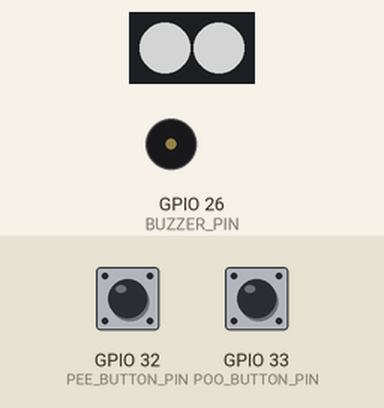
A sketch run on a simulated ESP32. Parts: 2 RGB LEDs in strip order, left to right, buzzer (waves = sounding, pin HIGH). The inputs (shaded band) are chosen by the test bench; at power-on: GPIO 32 (PEE_BUTTON_PIN) HIGH, GPIO 33 (POO_BUTTON_PIN) HIGH. Dim RGB values are drawn brighter than linear; WiFi joins after 1.5 s; servers stay silent unless stated; uploads are accepted with an empty reply; EEPROM starts erased; what the sketch prints to the serial monitor is not drawn.

Above: at 3.5 s.
3.6 s: GPIO 32 (PEE_BUTTON_PIN) pulled LOW for 0.15 s
At 5.0 s:
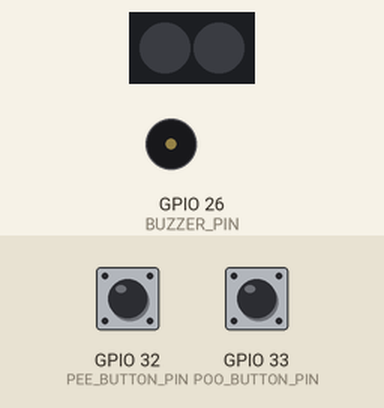
6.6 s: GPIO 33 (POO_BUTTON_PIN) pulled LOW for 0.15 s
At 7.1 s:
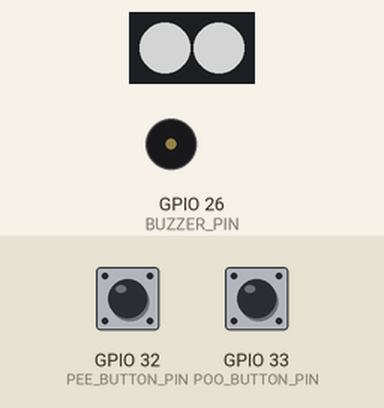
Timing chart, 0 to 15.6 s (numbered marks = the images above; inputs shaded):
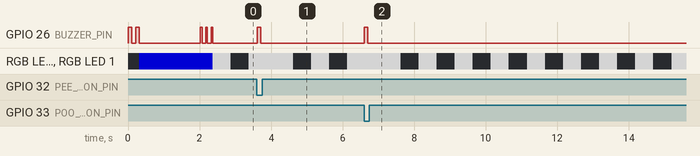

Measured:
- after the input at 3.6 s, GPIO 26 (BUZZER_PIN): LOW → HIGH at once, → LOW 0.10 s later
- after the input at 6.6 s, GPIO 26 (BUZZER_PIN): LOW → HIGH at once, → LOW 0.10 s later

The sketch:

puppy_tracker_esp32.ino
```cpp
/*
 * Puppy Bathroom Tracker - ESP32 Firmware
 *
 * Hardware:
 * - ESP32-WROOM-32
 * - 2x WS2812B NeoPixel LEDs (Pee and Poo indicators)
 * - 2x Push buttons (Pee and Poo event logging)
 * - 1x Active buzzer (Alarm notification)
 *
 * Features:
 * - WiFiManager for easy WiFi and server configuration
 * - Polls server every 60 seconds for status updates
 * - Button press triggers immediate status update with beep feedback
 * - Alarm chirps buzzer every 3 seconds
 * - Error states shown with white LED flash patterns
 *
 * Libraries Required:
 * - WiFiManager by tzapu (https://github.com/tzapu/WiFiManager)
 * - Adafruit NeoPixel
 * - ArduinoJson (for parsing API responses)
 * - HTTPClient (built-in)
 *
 * GPIO Pin Assignments (customize as needed):
 * - GPIO 25: NeoPixel Data (both LEDs on same data line)
 * - GPIO 32: Pee Button (pull-up with internal resistor)
 * - GPIO 33: Poo Button (pull-up with internal resistor)
 * - GPIO 26: Buzzer
 */

#include <WiFi.h>
#include <WiFiManager.h>
#include <HTTPClient.h>
#include <ArduinoJson.h>
#include <Adafruit_NeoPixel.h>
#include <Preferences.h>

// ===== CONFIGURATION =====
// GPIO Pin Definitions
#define NEOPIXEL_PIN 25      // Data pin for NeoPixels
#define PEE_BUTTON_PIN 32    // Pee button (active LOW)
#define POO_BUTTON_PIN 33    // Poo button (active LOW)
#define BUZZER_PIN 26        // Active buzzer

// NeoPixel Configuration
#define NUM_PIXELS 2         // Number of NeoPixels (0=Pee, 1=Poo)
#define PEE_LED_INDEX 0      // Index of pee LED
#define POO_LED_INDEX 1      // Index of poo LED

// Timing Configuration
#define POLL_INTERVAL 60000      // Poll server every 60 seconds
#define BUTTON_DEBOUNCE 200      // Button debounce time (ms)
#define BUZZER_BEEP_DURATION 100 // Short beep duration (ms)
#define ALARM_CHIRP_INTERVAL 3000 // Chirp every 3 seconds during alarm

// WiFiManager Configuration
#define CONFIG_PORTAL_TIMEOUT 180 // 3 minutes

// ===== GLOBAL OBJECTS =====
Adafruit_NeoPixel pixels(NUM_PIXELS, NEOPIXEL_PIN, NEO_GRB + NEO_KHZ800);
WiFiManager wifiManager;
Preferences preferences;
HTTPClient http;

// ===== GLOBAL VARIABLES =====
// Server Configuration
String serverIP = "192.168.1.100";  // Default, will be configurable
int serverPort = 8000;              // Default port

// LED Status
struct LEDStatus {
  uint8_t r, g, b;
  bool alarm;
};
LEDStatus peeStatus = {0, 255, 0, false};  // Start green
LEDStatus pooStatus = {0, 255, 0, false};  // Start green

// Button State
unsigned long lastPeePress = 0;
unsigned long lastPooPress = 0;
bool peeButtonPressed = false;
bool pooButtonPressed = false;

// Timing
unsigned long lastPollTime = 0;
unsigned long lastAlarmChirp = 0;

// Error State
enum ErrorState {
  NO_ERROR,
  WIFI_ERROR,
  SERVER_ERROR,
  JSON_ERROR
};
ErrorState currentError = NO_ERROR;
unsigned long errorFlashTimer = 0;
bool errorFlashState = false;

// ===== FUNCTION DECLARATIONS =====
void setupWiFiManager();
void saveConfigCallback();
void checkButtons();
void logEvent(const char* eventType);
void updateStatus();
void handleAlarms();
void handleErrors();
void setLED(int index, uint8_t r, uint8_t g, uint8_t b);
void beep(int duration);
void chirp();
String getServerURL(const char* endpoint);

// ===== SETUP =====
void setup() {
  Serial.begin(115200);
  Serial.println("\n\n=================================");
  Serial.println("Puppy Bathroom Tracker - ESP32");
  Serial.println("=================================\n");

  // Initialize preferences storage
  preferences.begin("puppy-tracker", false);
  serverIP = preferences.getString("serverIP", "192.168.1.100");
  serverPort = preferences.getInt("serverPort", 8000);

  // Initialize NeoPixels
  pixels.begin();
  pixels.setBrightness(128); // 50% brightness
  pixels.clear();
  pixels.show();
  Serial.println("✓ NeoPixels initialized");

  // Initialize buttons with internal pull-up resistors
  pinMode(PEE_BUTTON_PIN, INPUT_PULLUP);
  pinMode(POO_BUTTON_PIN, INPUT_PULLUP);
  Serial.println("✓ Buttons initialized");

  // Initialize buzzer
  pinMode(BUZZER_PIN, OUTPUT);
  digitalWrite(BUZZER_PIN, LOW);
  Serial.println("✓ Buzzer initialized");

  // Startup beep sequence
  beep(100);
  delay(100);
  beep(100);

  // Show startup pattern (blue)
  setLED(PEE_LED_INDEX, 0, 0, 255);
  setLED(POO_LED_INDEX, 0, 0, 255);
  pixels.show();

  // Setup WiFi with WiFiManager
  setupWiFiManager();

  // Initial status update
  Serial.println("\nFetching initial status...");
  updateStatus();

  Serial.println("\n✓ Setup complete! Device is ready.\n");
  beep(50);
  delay(100);
  beep(50);
  delay(100);
  beep(50);
}

// ===== MAIN LOOP =====
void loop() {
  unsigned long currentTime = millis();

  // Check for WiFi connection
  if (WiFi.status() != WL_CONNECTED) {
    currentError = WIFI_ERROR;
    handleErrors();
    delay(5000);
    ESP.restart(); // Restart to trigger WiFiManager
    return;
  }

  // Handle error display
  if (currentError != NO_ERROR) {
    handleErrors();
  }

  // Check buttons
  checkButtons();

  // Poll server for status updates
  if (currentTime - lastPollTime >= POLL_INTERVAL) {
    lastPollTime = currentTime;
    updateStatus();
  }

  // Handle alarm chirping
  handleAlarms();

  delay(10); // Small delay to prevent watchdog issues
}

// ===== WIFI MANAGER SETUP =====
void setupWiFiManager() {
  Serial.println("Starting WiFiManager...");

  // Set callback for when config is saved
  wifiManager.setSaveConfigCallback(saveConfigCallback);

  // Custom parameters for server configuration
  WiFiManagerParameter custom_server_ip("server_ip", "Server IP", serverIP.c_str(), 40);
  WiFiManagerParameter custom_server_port("server_port", "Server Port", String(serverPort).c_str(), 6);

  wifiManager.addParameter(&custom_server_ip);
  wifiManager.addParameter(&custom_server_port);

  // Set timeout for config portal
  wifiManager.setConfigPortalTimeout(CONFIG_PORTAL_TIMEOUT);

  // Try to connect to saved WiFi or start config portal
  if (!wifiManager.autoConnect("PuppyTracker-Setup")) {
    Serial.println("Failed to connect and hit timeout");
    delay(3000);
    ESP.restart();
  }

  // Save custom parameters
  serverIP = custom_server_ip.getValue();
  serverPort = String(custom_server_port.getValue()).toInt();

  // Store in preferences
  preferences.putString("serverIP", serverIP);
  preferences.putInt("serverPort", serverPort);

  Serial.println("✓ WiFi connected!");
  Serial.print("  IP address: ");
  Serial.println(WiFi.localIP());
  Serial.print("  Server: http://");
  Serial.print(serverIP);
  Serial.print(":");
  Serial.println(serverPort);
}

void saveConfigCallback() {
  Serial.println("Config saved!");
}

// ===== BUTTON HANDLING =====
void checkButtons() {
  unsigned long currentTime = millis();

  // Check Pee button (active LOW)
  if (digitalRead(PEE_BUTTON_PIN) == LOW && !peeButtonPressed) {
    if (currentTime - lastPeePress > BUTTON_DEBOUNCE) {
      peeButtonPressed = true;
      lastPeePress = currentTime;

      Serial.println("🔵 Pee button pressed!");
      beep(BUZZER_BEEP_DURATION);

      // Log event to server
      logEvent("pee");

      // Immediate status update
      delay(500); // Give server time to process
      updateStatus();
    }
  } else if (digitalRead(PEE_BUTTON_PIN) == HIGH) {
    peeButtonPressed = false;
  }

  // Check Poo button (active LOW)
  if (digitalRead(POO_BUTTON_PIN) == LOW && !pooButtonPressed) {
    if (currentTime - lastPooPress > BUTTON_DEBOUNCE) {
      pooButtonPressed = true;
      lastPooPress = currentTime;

      Serial.println("🟤 Poo button pressed!");
      beep(BUZZER_BEEP_DURATION);

      // Log event to server
      logEvent("poo");

      // Immediate status update
      delay(500); // Give server time to process
      updateStatus();
    }
  } else if (digitalRead(POO_BUTTON_PIN) == HIGH) {
    pooButtonPressed = false;
  }
}

// ===== API FUNCTIONS =====
void logEvent(const char* eventType) {
  if (WiFi.status() != WL_CONNECTED) {
    currentError = WIFI_ERROR;
    return;
  }

  String url = getServerURL("/api/v1/events");

  http.begin(url);
  http.addHeader("Content-Type", "application/json");

  // Create JSON payload
  StaticJsonDocument<200> doc;
  doc["event_type"] = eventType;

  String jsonPayload;
  serializeJson(doc, jsonPayload);

  Serial.print("Logging event: ");
  Serial.println(eventType);

  int httpResponseCode = http.POST(jsonPayload);

  if (httpResponseCode > 0) {
    String response = http.getString();
    Serial.print("  Server response: ");
    Serial.println(response);
    currentError = NO_ERROR;
  } else {
    Serial.print("  Error: ");
    Serial.println(httpResponseCode);
    currentError = SERVER_ERROR;
  }

  http.end();
}

void updateStatus() {
  if (WiFi.status() != WL_CONNECTED) {
    currentError = WIFI_ERROR;
    return;
  }

  String url = getServerURL("/api/v1/status");

  http.begin(url);
  int httpResponseCode = http.GET();

  if (httpResponseCode > 0) {
    String payload = http.getString();

    // Parse JSON response
    StaticJsonDocument<512> doc;
    DeserializationError error = deserializeJson(doc, payload);

    if (error) {
      Serial.print("JSON parse error: ");
      Serial.println(error.c_str());
      currentError = JSON_ERROR;
      http.end();
      return;
    }

    // Extract pee status
    peeStatus.r = doc["pee"]["r"];
    peeStatus.g = doc["pee"]["g"];
    peeStatus.b = doc["pee"]["b"];
    peeStatus.alarm = doc["pee_alarm"];

    // Extract poo status
    pooStatus.r = doc["poo"]["r"];
    pooStatus.g = doc["poo"]["g"];
    pooStatus.b = doc["poo"]["b"];
    pooStatus.alarm = doc["poo_alarm"];

    // Update LEDs
    setLED(PEE_LED_INDEX, peeStatus.r, peeStatus.g, peeStatus.b);
    setLED(POO_LED_INDEX, pooStatus.r, pooStatus.g, pooStatus.b);
    pixels.show();

    // Debug output
    float peeTime = doc["pee_time_since"];
    float pooTime = doc["poo_time_since"];
    float peePct = doc["pee_percentage"];
    float pooPct = doc["poo_percentage"];

    Serial.println("\n--- Status Update ---");
    Serial.printf("Pee: RGB(%d,%d,%d) | %.1fh (%.0f%%) | Alarm: %s\n",
                  peeStatus.r, peeStatus.g, peeStatus.b,
                  peeTime, peePct,
                  peeStatus.alarm ? "YES" : "no");
    Serial.printf("Poo: RGB(%d,%d,%d) | %.1fh (%.0f%%) | Alarm: %s\n",
                  pooStatus.r, pooStatus.g, pooStatus.b,
                  pooTime, pooPct,
                  pooStatus.alarm ? "YES" : "no");
    Serial.println("---------------------\n");

    currentError = NO_ERROR;
  } else {
    Serial.print("Status fetch error: ");
    Serial.println(httpResponseCode);
    currentError = SERVER_ERROR;
  }

  http.end();
}

// ===== ALARM HANDLING =====
void handleAlarms() {
  unsigned long currentTime = millis();

  // Check if any alarm is active
  if (peeStatus.alarm || pooStatus.alarm) {
    // Chirp buzzer every 3 seconds
    if (currentTime - lastAlarmChirp >= ALARM_CHIRP_INTERVAL) {
      lastAlarmChirp = currentTime;
      chirp();
    }
  }
}

// ===== ERROR HANDLING =====
void handleErrors() {
  unsigned long currentTime = millis();

  // Flash white every 500ms to indicate error
  if (currentTime - errorFlashTimer >= 500) {
    errorFlashTimer = currentTime;
    errorFlashState = !errorFlashState;

    if (errorFlashState) {
      setLED(PEE_LED_INDEX, 255, 255, 255);
      setLED(POO_LED_INDEX, 255, 255, 255);
    } else {
      setLED(PEE_LED_INDEX, 0, 0, 0);
      setLED(POO_LED_INDEX, 0, 0, 0);
    }
    pixels.show();
  }

  // Print error message periodically
  static unsigned long lastErrorPrint = 0;
  if (currentTime - lastErrorPrint >= 5000) {
    lastErrorPrint = currentTime;
    Serial.print("ERROR: ");
    switch (currentError) {
      case WIFI_ERROR:
        Serial.println("WiFi disconnected");
        break;
      case SERVER_ERROR:
        Serial.println("Cannot reach server");
        break;
      case JSON_ERROR:
        Serial.println("Invalid server response");
        break;
      default:
        break;
    }
  }
}

// ===== HELPER FUNCTIONS =====
void setLED(int index, uint8_t r, uint8_t g, uint8_t b) {
  pixels.setPixelColor(index, pixels.Color(r, g, b));
}

void beep(int duration) {
  digitalWrite(BUZZER_PIN, HIGH);
  delay(duration);
  digitalWrite(BUZZER_PIN, LOW);
}

void chirp() {
  // Short double beep pattern for alarms
  beep(80);
  delay(50);
  beep(80);
}

String getServerURL(const char* endpoint) {
  return "http://" + serverIP + ":" + String(serverPort) + String(endpoint);
}
```
